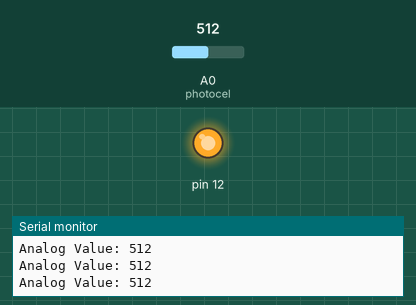
Recording of a sketch running on a simulated Arduino Uno, built with avr-gcc and run on an emulated ATmega328P. Shown: output pins drawn as LEDs (lit = HIGH), the last lines printed to the serial monitor. Inputs (shaded band) come from the test bench; at power-on: A0 (photocel) = 512.

Above: at 1.3 s.
1.4 s: A0 (photocel) set to 268
2.9 s: A0 (photocel) set to 236
At 3.8 s:
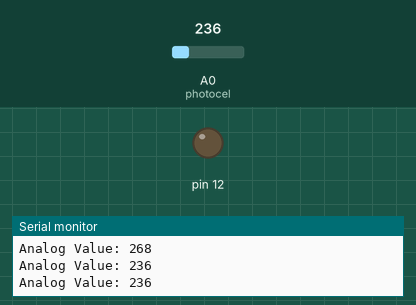
4.5 s: A0 (photocel) set to 260
At 5.0 s:
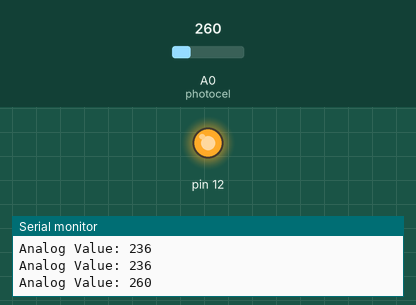
6.0 s: A0 (photocel) set to 240
At 7.4 s:
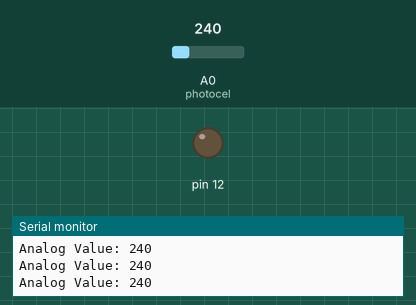
Timing chart, 0 to 8.5 s (numbered marks = the images above; inputs shaded):
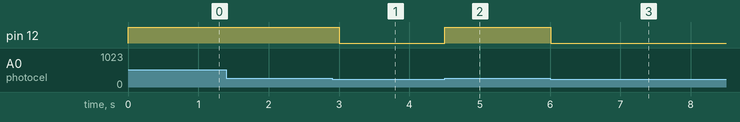

Measured:
- the behaviour switches between 250 and 249 on A0 (photocel) (found by bisection; images 0 and 1)
- after the input at 2.9 s, pin 12: HIGH → LOW after 0.10 s
- after the input at 4.5 s, pin 12: LOW → HIGH at once
- after the input at 6.0 s, pin 12: HIGH → LOW at once

The sketch:

serial_test.ino
```cpp
#define photocel A0
#define rele D12
int analogval= 0;
void setup() {
  // put your setup code here, to run once:
 pinMode(12,OUTPUT);
  Serial.begin(9600);//9600 az bord rate

}

void loop() {
  // put your main code here, to run repeatedly:

  analogval=  analogRead(photocel);//meghdare analogval ro
  Serial.println("Analog Value: "+String(analogval)); /*String(analogval) miad meghdare intemono be string tabdil mikonim va print mikonim -->Ln bade println miad meghdare badi
  ke mikhad to khoroji namayesh bede to khate bad namayesh bede*/

if (analogval < 250 ){//agar meghdare analogval pain taraz 250 amad bia pin 12 mono meghdaresho 0 (LOW) gharar bede
  digitalWrite(12,0 );


}else{
  digitalWrite(12,1);

}

delay(500);

  //delay(1000);

}
```
